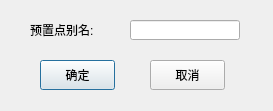
<?xml version="1.0" encoding="UTF-8"?>
<ui version="4.0">
 <class>AddPresetDialog</class>
 <widget class="QDialog" name="AddPresetDialog">
  <property name="geometry">
   <rect>
    <x>0</x>
    <y>0</y>
    <width>273</width>
    <height>111</height>
   </rect>
  </property>
  <property name="windowTitle">
   <string>AddPresetDialog</string>
  </property>
  <widget class="QLabel" name="id_lab_preset">
   <property name="geometry">
    <rect>
     <x>30</x>
     <y>20</y>
     <width>80</width>
     <height>20</height>
    </rect>
   </property>
   <property name="text">
    <string>预置点别名:</string>
   </property>
  </widget>
  <widget class="QPushButton" name="id_btn_sure">
   <property name="geometry">
    <rect>
     <x>40</x>
     <y>60</y>
     <width>75</width>
     <height>30</height>
    </rect>
   </property>
   <property name="text">
    <string>确定</string>
   </property>
  </widget>
  <widget class="QPushButton" name="id_btn_cancel">
   <property name="geometry">
    <rect>
     <x>150</x>
     <y>60</y>
     <width>75</width>
     <height>30</height>
    </rect>
   </property>
   <property name="text">
    <string>取消</string>
   </property>
  </widget>
  <widget class="QLineEdit" name="id_edit_preset">
   <property name="geometry">
    <rect>
     <x>130</x>
     <y>20</y>
     <width>110</width>
     <height>20</height>
    </rect>
   </property>
  </widget>
 </widget>
 <layoutdefault spacing="6" margin="11"/>
 <resources/>
 <connections/>
</ui>
